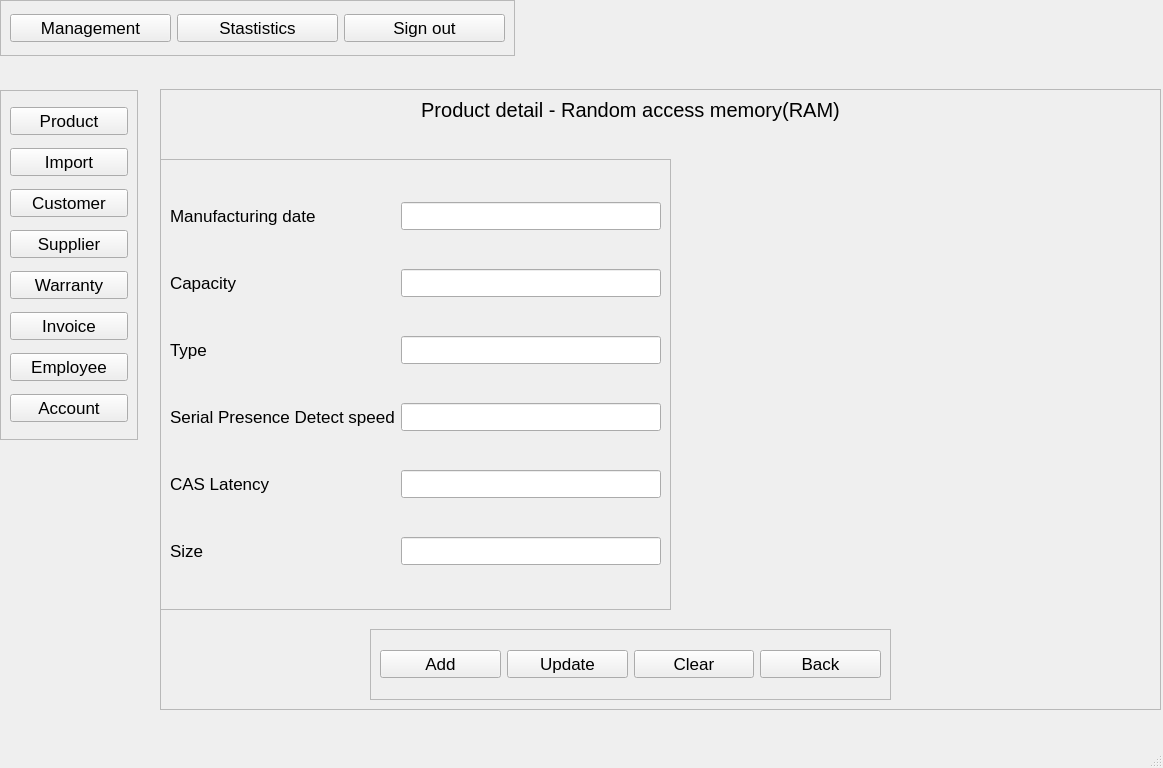
<?xml version="1.0" encoding="UTF-8"?>
<ui version="4.0">
 <class>RAM</class>
 <widget class="QMainWindow" name="RAM">
  <property name="geometry">
   <rect>
    <x>0</x>
    <y>0</y>
    <width>1163</width>
    <height>768</height>
   </rect>
  </property>
  <property name="font">
   <font>
    <pointsize>13</pointsize>
   </font>
  </property>
  <property name="windowTitle">
   <string>MainWindow</string>
  </property>
  <widget class="QWidget" name="centralwidget">
   <widget class="QFrame" name="frame_2">
    <property name="geometry">
     <rect>
      <x>160</x>
      <y>89</y>
      <width>1001</width>
      <height>621</height>
     </rect>
    </property>
    <property name="frameShape">
     <enum>QFrame::StyledPanel</enum>
    </property>
    <property name="frameShadow">
     <enum>QFrame::Raised</enum>
    </property>
    <widget class="QLabel" name="label">
     <property name="geometry">
      <rect>
       <x>0</x>
       <y>0</y>
       <width>941</width>
       <height>41</height>
      </rect>
     </property>
     <property name="font">
      <font>
       <pointsize>15</pointsize>
      </font>
     </property>
     <property name="text">
      <string>Product detail - Random access memory(RAM)</string>
     </property>
     <property name="alignment">
      <set>Qt::AlignCenter</set>
     </property>
    </widget>
    <widget class="QFrame" name="frame">
     <property name="geometry">
      <rect>
       <x>0</x>
       <y>70</y>
       <width>511</width>
       <height>451</height>
      </rect>
     </property>
     <property name="frameShape">
      <enum>QFrame::StyledPanel</enum>
     </property>
     <property name="frameShadow">
      <enum>QFrame::Raised</enum>
     </property>
     <layout class="QGridLayout" name="gridLayout">
      <item row="6" column="1">
       <widget class="QLineEdit" name="size"/>
      </item>
      <item row="0" column="0">
       <widget class="QLabel" name="label_2">
        <property name="text">
         <string>Manufacturing date</string>
        </property>
       </widget>
      </item>
      <item row="2" column="0">
       <widget class="QLabel" name="label_4">
        <property name="text">
         <string>Capacity</string>
        </property>
       </widget>
      </item>
      <item row="2" column="1">
       <widget class="QLineEdit" name="capacity"/>
      </item>
      <item row="3" column="1">
       <widget class="QLineEdit" name="type"/>
      </item>
      <item row="6" column="0">
       <widget class="QLabel" name="label_7">
        <property name="text">
         <string>Size</string>
        </property>
       </widget>
      </item>
      <item row="0" column="1">
       <widget class="QLineEdit" name="MFG"/>
      </item>
      <item row="3" column="0">
       <widget class="QLabel" name="label_5">
        <property name="text">
         <string>Type</string>
        </property>
       </widget>
      </item>
      <item row="5" column="1">
       <widget class="QLineEdit" name="CL"/>
      </item>
      <item row="5" column="0">
       <widget class="QLabel" name="label_6">
        <property name="text">
         <string>CAS Latency</string>
        </property>
       </widget>
      </item>
      <item row="4" column="0">
       <widget class="QLabel" name="label_3">
        <property name="text">
         <string>Serial Presence Detect speed</string>
        </property>
       </widget>
      </item>
      <item row="4" column="1">
       <widget class="QLineEdit" name="SPDspeed"/>
      </item>
     </layout>
    </widget>
    <widget class="QFrame" name="frame_6">
     <property name="geometry">
      <rect>
       <x>210</x>
       <y>540</y>
       <width>521</width>
       <height>71</height>
      </rect>
     </property>
     <property name="frameShape">
      <enum>QFrame::StyledPanel</enum>
     </property>
     <property name="frameShadow">
      <enum>QFrame::Raised</enum>
     </property>
     <layout class="QGridLayout" name="gridLayout_3">
      <item row="0" column="1">
       <widget class="QPushButton" name="update">
        <property name="text">
         <string>Update</string>
        </property>
       </widget>
      </item>
      <item row="0" column="3">
       <widget class="QPushButton" name="back">
        <property name="text">
         <string>Back</string>
        </property>
       </widget>
      </item>
      <item row="0" column="0">
       <widget class="QPushButton" name="add">
        <property name="text">
         <string>Add</string>
        </property>
       </widget>
      </item>
      <item row="0" column="2">
       <widget class="QPushButton" name="clear">
        <property name="text">
         <string>Clear</string>
        </property>
       </widget>
      </item>
     </layout>
    </widget>
   </widget>
   <widget class="QFrame" name="frame_3">
    <property name="geometry">
     <rect>
      <x>0</x>
      <y>0</y>
      <width>515</width>
      <height>56</height>
     </rect>
    </property>
    <property name="layoutDirection">
     <enum>Qt::LeftToRight</enum>
    </property>
    <property name="frameShape">
     <enum>QFrame::StyledPanel</enum>
    </property>
    <property name="frameShadow">
     <enum>QFrame::Raised</enum>
    </property>
    <layout class="QHBoxLayout" name="horizontalLayout">
     <item>
      <widget class="QPushButton" name="management">
       <property name="text">
        <string>Management</string>
       </property>
      </widget>
     </item>
     <item>
      <widget class="QPushButton" name="statistic">
       <property name="text">
        <string>Stastistics</string>
       </property>
      </widget>
     </item>
     <item>
      <widget class="QPushButton" name="signOut">
       <property name="text">
        <string>Sign out</string>
       </property>
      </widget>
     </item>
    </layout>
   </widget>
   <widget class="QFrame" name="frame_5">
    <property name="geometry">
     <rect>
      <x>0</x>
      <y>90</y>
      <width>138</width>
      <height>350</height>
     </rect>
    </property>
    <property name="frameShape">
     <enum>QFrame::StyledPanel</enum>
    </property>
    <property name="frameShadow">
     <enum>QFrame::Raised</enum>
    </property>
    <layout class="QVBoxLayout" name="verticalLayout">
     <item>
      <widget class="QPushButton" name="product">
       <property name="text">
        <string>Product</string>
       </property>
      </widget>
     </item>
     <item>
      <widget class="QPushButton" name="import_2">
       <property name="text">
        <string>Import</string>
       </property>
      </widget>
     </item>
     <item>
      <widget class="QPushButton" name="customer">
       <property name="text">
        <string>Customer</string>
       </property>
      </widget>
     </item>
     <item>
      <widget class="QPushButton" name="supplier">
       <property name="text">
        <string>Supplier</string>
       </property>
      </widget>
     </item>
     <item>
      <widget class="QPushButton" name="warranty">
       <property name="text">
        <string>Warranty</string>
       </property>
      </widget>
     </item>
     <item>
      <widget class="QPushButton" name="invoice">
       <property name="text">
        <string>Invoice</string>
       </property>
      </widget>
     </item>
     <item>
      <widget class="QPushButton" name="employee">
       <property name="text">
        <string>Employee</string>
       </property>
      </widget>
     </item>
     <item>
      <widget class="QPushButton" name="account">
       <property name="text">
        <string>Account</string>
       </property>
      </widget>
     </item>
    </layout>
   </widget>
  </widget>
  <widget class="QMenuBar" name="menubar">
   <property name="geometry">
    <rect>
     <x>0</x>
     <y>0</y>
     <width>1163</width>
     <height>26</height>
    </rect>
   </property>
  </widget>
  <widget class="QStatusBar" name="statusbar"/>
 </widget>
 <resources/>
 <connections/>
</ui>
